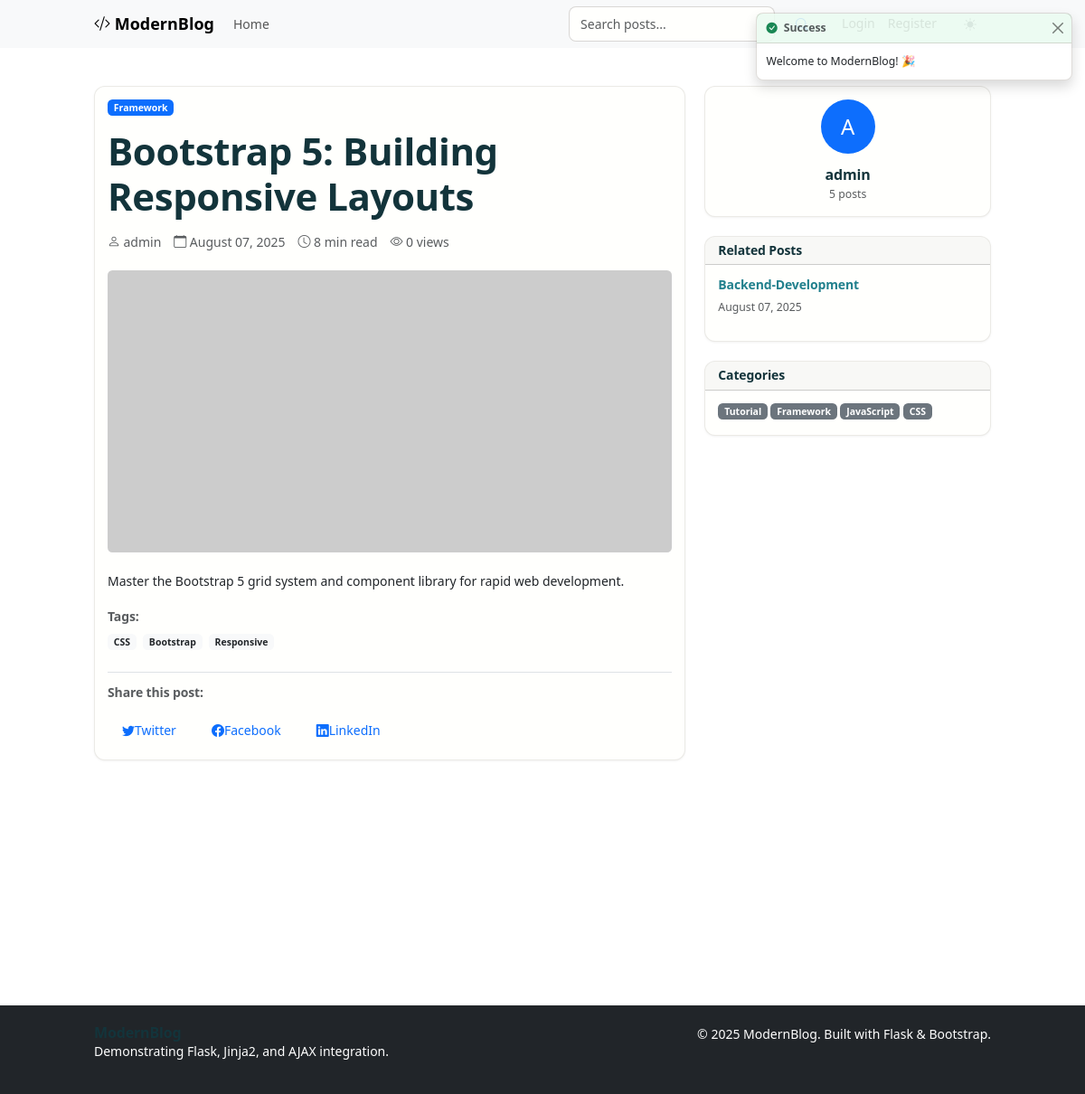
Screenshot of /post/2 with the database file from the repository.
### models.py (models this page shows, shortened)
class Category(db.Model):
    __tablename__ = 'category'
    id = db.Column(db.Integer, primary_key=True)
    name = db.Column(db.String(50), unique=True, nullable=False, index=True)
    description = db.Column(db.Text)
    color = db.Column(db.String(7), default='#007bff')  # Hex color code
    icon = db.Column(db.String(50), default='bi-folder')  # Bootstrap icon class
    slug = db.Column(db.String(60), unique=True, index=True)
    date_created = db.Column(db.DateTime, default=datetime.utcnow, nullable=False)
    posts = db.relationship('BlogPost', backref='category', lazy='dynamic')

class BlogPost(db.Model):
    __tablename__ = 'blog_post'
    id = db.Column(db.Integer, primary_key=True)
    title = db.Column(db.String(200), nullable=False, index=True)
    content = db.Column(db.Text, nullable=False)
    excerpt = db.Column(db.String(500))
    slug = db.Column(db.String(250), unique=True, index=True)
    meta_description = db.Column(db.String(160))
    featured_image = db.Column(db.String(200))
    published = db.Column(db.Boolean, default=True, nullable=False)
    featured = db.Column(db.Boolean, default=False, nullable=False)
    allow_comments = db.Column(db.Boolean, default=True, nullable=False)
    read_time = db.Column(db.String(20), default='5 min read')
    view_count = db.Column(db.Integer, default=0, nullable=False)
    date_created = db.Column(db.DateTime, default=datetime.utcnow, nullable=False, index=True)
    date_modified = db.Column(db.DateTime, default=datetime.utcnow, onupdate=datetime.utcnow)
    date_published = db.Column(db.DateTime)
    author_id = db.Column(db.Integer, db.ForeignKey('user.id'), nullable=False)
    category_id = db.Column(db.Integer, db.ForeignKey('category.id'), nullable=False)
    tags = db.relationship('Tag', secondary=post_tags, lazy='subquery',
                          backref=db.backref('posts', lazy=True))
    comments = db.relationship('Comment', backref='post', lazy='dynamic',
                              cascade='all, delete-orphan')
    @property
    def comment_count(self):
        return self.comments.filter_by(approved=True).count()

class User(UserMixin, db.Model):
    __tablename__ = 'user'
    id = db.Column(db.Integer, primary_key=True)
    username = db.Column(db.String(80), unique=True, nullable=False, index=True)
    email = db.Column(db.String(120), unique=True, nullable=False, index=True)
    password_hash = db.Column(db.String(255), nullable=False)
    first_name = db.Column(db.String(50))
    last_name = db.Column(db.String(50))
    bio = db.Column(db.Text)
    avatar_url = db.Column(db.String(200))
    is_active = db.Column(db.Boolean, default=True, nullable=False)
    is_admin = db.Column(db.Boolean, default=False, nullable=False)
    email_confirmed = db.Column(db.Boolean, default=False, nullable=False)
    date_created = db.Column(db.DateTime, default=datetime.utcnow, nullable=False)
    last_seen = db.Column(db.DateTime, default=datetime.utcnow)
    posts = db.relationship('BlogPost', backref='author', lazy='dynamic', cascade='all, delete-orphan')
    comments = db.relationship('Comment', backref='author', lazy='dynamic', cascade='all, delete-orphan')
    @property
    def full_name(self):
        if self.first_name and self.last_name:
            return f"{self.first_name} {self.last_name}"
        return self.username
    @property
    def post_count(self):
        return self.posts.count()

class Tag(db.Model):
    __tablename__ = 'tag'
    id = db.Column(db.Integer, primary_key=True)
    name = db.Column(db.String(30), unique=True, nullable=False, index=True)
    description = db.Column(db.String(200))
    color = db.Column(db.String(7), default='#6c757d')  # Hex color code
    date_created = db.Column(db.DateTime, default=datetime.utcnow, nullable=False)

### app.py (the view)
@app.route('/post/<int:post_id>')
def post_detail(post_id):
    from models import BlogPost
    post = BlogPost.query.get_or_404(post_id)
    related_posts = BlogPost.query.filter(
        BlogPost.category_id == post.category_id,
        BlogPost.id != post_id
    ).limit(3).all()
    comments = post.comments.filter_by(approved=True).order_by('date_created').all()
    return render_template('blog/post_detail.html',
                         post=post,
                         related_posts=related_posts,
                         comments=comments,
                         title=post.title)

### templates/blog/post_detail.html (shortened to what this page needs)
{% extends "base.html" %}
{% block content %}
<div class="container my-5">
    <div class="row">
        <div class="col-lg-8">
            <article class="card">
                <div class="card-body">
                    <div class="mb-4">
                        <div class="d-flex align-items-center mb-3">
                            <span class="badge bg-primary me-2">{{ post.category.name }}</span>
                        </div>
                        <h1 class="display-5 fw-bold mb-3">{{ post.title }}</h1>
                        <div class="d-flex align-items-center text-muted">
                            <i class="bi bi-person me-1"></i>
                            <span class="me-3">{{ post.author.username }}</span>
                            <i class="bi bi-calendar me-1"></i>
                            <span class="me-3">{{ post.date_created.strftime('%B %d, %Y') }}</span>
                            <i class="bi bi-clock me-1"></i>
                            <span class="me-3">{{ post.read_time }}</span>
                            <i class="bi bi-eye me-1"></i>
                            <span>{{ post.view_count }} views</span>
                        </div>
                    </div>
                    {% if post.featured_image %}
                        <img src="{{ url_for('static', filename=post.featured_image) }}"
                             class="img-fluid rounded mb-4" alt="{{ post.title }}">
                    {% else %}
                        <img src="https://via.placeholder.com/800x400/007bff/ffffff?text={{ post.category.name }}+Post"
                             class="img-fluid rounded mb-4" alt="{{ post.title }}">
                    {% endif %}
                    <div class="post-content mb-4">
                        {{ post.content|safe }}
                    </div>
                    <div class="mb-4">
                        <h6 class="text-muted mb-2">Tags:</h6>
                        {% for tag in post.tags %}
                            <span class="badge bg-light text-dark me-1 mb-1">{{ tag.name }}</span>
                        {% endfor %}
                    </div>
                    <div class="border-top pt-3">
                        <h6 class="text-muted mb-3">Share this post:</h6>
                        <div class="d-flex">
                            <a href="#" class="btn btn-outline-primary btn-sm me-2" onclick="sharePost('twitter')">
                                <i class="bi bi-twitter"></i> Twitter
                            </a>
                            <a href="#" class="btn btn-outline-primary btn-sm me-2" onclick="sharePost('facebook')">
                                <i class="bi bi-facebook"></i> Facebook
                            </a>
                            <a href="#" class="btn btn-outline-primary btn-sm" onclick="sharePost('linkedin')">
                                <i class="bi bi-linkedin"></i> LinkedIn
                            </a>
                        </div>
                    </div>
                </div>
            </article>
        </div>
        <div class="col-lg-4">
            <div class="card mb-4">
                <div class="card-body text-center">
                    <div class="bg-primary text-white rounded-circle d-inline-flex align-items-center justify-content-center mb-3"
                         style="width: 60px; height: 60px; font-size: 24px;">
                        {{ post.author.username[0]|upper }}
                    </div>
                    <h5>{{ post.author.full_name or post.author.username }}</h5>
                    <small class="text-muted">{{ post.author.post_count }} posts</small>
                </div>
            </div>
            {% if related_posts %}
                <div class="card mb-4">
                    <div class="card-header">
                        <h6 class="mb-0">Related Posts</h6>
                    </div>
                    <div class="card-body">
                        {% for related_post in related_posts %}
                            <div class="mb-3 {% if not loop.last %}border-bottom pb-3{% endif %}">
                                <h6 class="mb-1">
                                    <a href="{{ url_for('post_detail', post_id=related_post.id) }}"
                                       class="text-decoration-none">
                                        {{ related_post.title }}
                                    </a>
                                </h6>
                                <small class="text-muted">{{ related_post.date_created.strftime('%B %d, %Y') }}</small>
                            </div>
                        {% endfor %}
                    </div>
                </div>
            {% endif %}
            <div class="card">
                <div class="card-header">
                    <h6 class="mb-0">Categories</h6>
                </div>
                <div class="card-body">
                    <div class="d-flex flex-wrap">
                        <a href="#" class="badge bg-secondary text-decoration-none me-1 mb-1">Tutorial</a>
                        <a href="#" class="badge bg-secondary text-decoration-none me-1 mb-1">Framework</a>
                        <a href="#" class="badge bg-secondary text-decoration-none me-1 mb-1">JavaScript</a>
                        <a href="#" class="badge bg-secondary text-decoration-none me-1 mb-1">CSS</a>
                    </div>
                </div>
            </div>
        </div>
    </div>
</div>
{% endblock %}

### rows the page displays
Category: category.name "Framework"
BlogPost: title "Bootstrap 5: Building Responsive Layouts", date_created "August 07, 2025", read_time "8 min read", view_count "0", content "Master the Bootstrap 5 grid system and component library for rapid web development."
User: author.username "admin", author "A", author "admin"
Tag: name "CSS"
Tag: name "Bootstrap"
Tag: name "Responsive"
BlogPost: title "Backend-Development", date_created "August 07, 2025"

### other values shown
{{ post.author.post_count }} "5"
